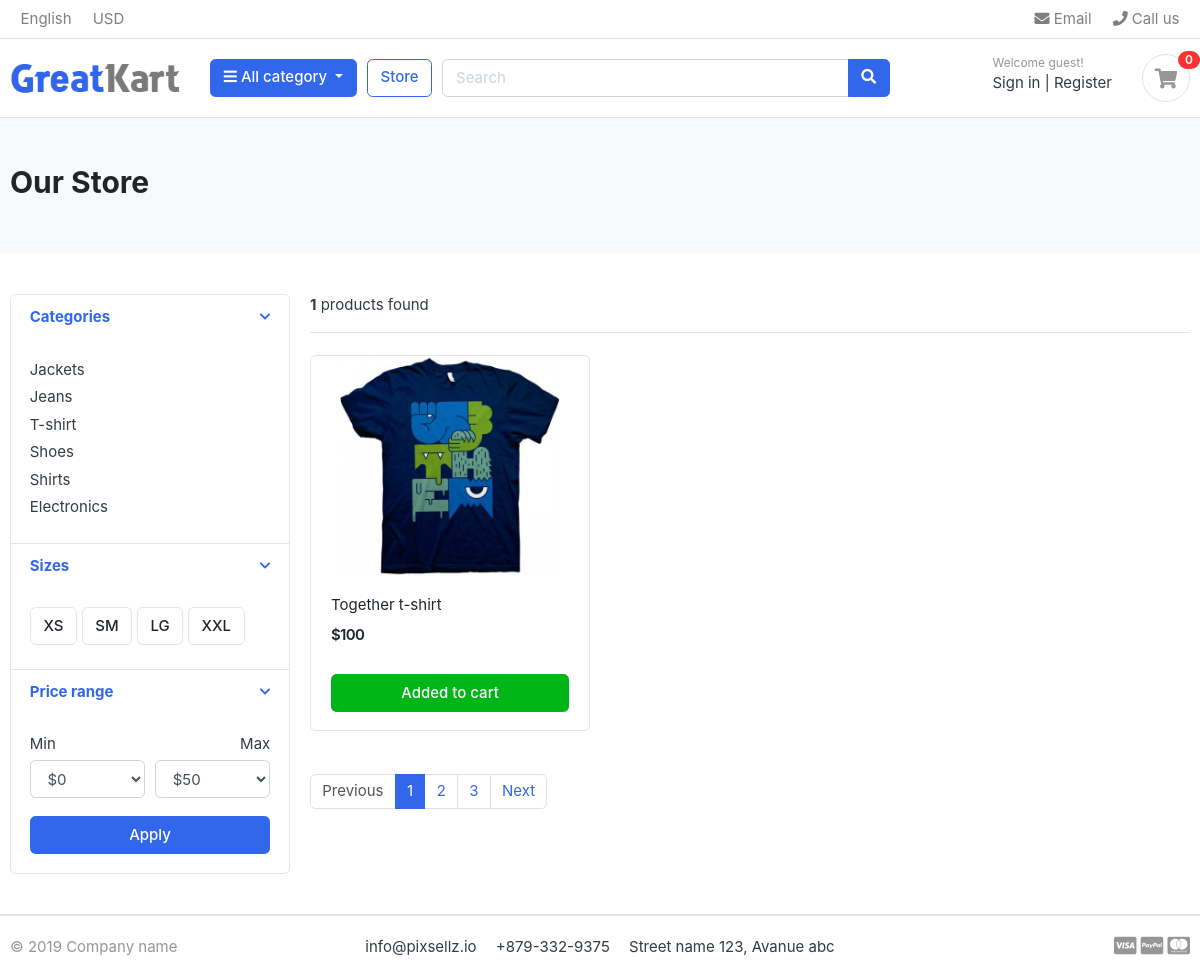
The page /store/t-shirt/ on the database its author committed.
### store/models.py (models this page shows, shortened)
class Category(models.Model):
    cat_name = models.CharField(
        verbose_name='category name', max_length=50, unique=True)
    slug = models.SlugField(max_length=100, unique=True)
    description = models.TextField(max_length=255)
    cat_image = models.ImageField(
        upload_to='photos/categories', verbose_name='Category Image', blank=True)
    class Meta:
        verbose_name = 'Category'
        verbose_name_plural = "Categories"

class Product(models.Model):
    product_name = models.CharField(max_length=200, unique=True, null=True)
    slug = models.SlugField(max_length=100, unique=True, null=True)
    description = models.TextField(max_length=500, blank=True, null=True)
    price = models.IntegerField(null=True)
    images = models.ImageField(upload_to='photos/products', null=True)
    stock = models.IntegerField(null=True)
    is_available = models.BooleanField(default=True)
    category = models.ForeignKey(Category, on_delete=models.CASCADE, null=True)
    created_date = models.DateTimeField(auto_now_add=True, null=True)
    modified_date = models.DateTimeField(auto_now=True, null=True)
    class Meta:
        verbose_name = 'Product'
        verbose_name_plural = "Products"

### store/views.py (the view)
# urls.py: path('store/', include('store.urls')),
def store(request, category_slug=None):
    categories = None
    products = None
    if category_slug != None:
        categories = get_object_or_404(Category, slug=category_slug)
        products = Product.objects.filter(
            category=categories, is_available=True)
        product_count = products.count()
    else:
        products = Product.objects.all().filter(is_available=True)
        product_count = products.count()
    context = {
        "products": products,
        "products_count": product_count
    }
    return render(request, 'store/store.html', context)

### store/context_processors.py (called while the page is built)
def category(request):
    links = Category.objects.all()
    return dict(category_links=links)

### store/templates/store/store.html (shortened to what this page needs)
{% extends 'store/base.html' %} {% block content %} {% load static %}
<section class="section-pagetop bg">
  <div class="container">
    <h2 class="title-page">Our Store</h2>
  </div>
</section>
<section class="section-content padding-y">
  <div class="container">
    <div class="row">
      <aside class="col-md-3">
        <div class="card">
          <article class="filter-group">
            <header class="card-header">
              <a
                href="#"
                data-toggle="collapse"
                data-target="#collapse_1"
                aria-expanded="true"
                class=""
              >
                <i class="icon-control fa fa-chevron-down"></i>
                <h6 class="title">Categories</h6>
              </a>
            </header>
            <div class="filter-content collapse show" id="collapse_1" style="">
              <div class="card-body">
                <ul class="list-menu">
                  {% for category in category_links %}
                  <li>
                    <a
                      href="{% url 'store:products_by_category' category.slug %}"
                      >{{category.cat_name}}</a
                    >
                  </li>
                  {% endfor %}
                </ul>
              </div>
            </div>
          </article>
          <article class="filter-group">
            <header class="card-header">
              <a
                href="#"
                data-toggle="collapse"
                data-target="#collapse_4"
                aria-expanded="true"
                class=""
              >
                <i class="icon-control fa fa-chevron-down"></i>
                <h6 class="title">Sizes</h6>
              </a>
            </header>
            <div class="filter-content collapse show" id="collapse_4" style="">
              <div class="card-body">
                <label class="checkbox-btn">
                  <span class="btn btn-light"> XS </span>
                </label>
                <label class="checkbox-btn">
                  <span class="btn btn-light"> SM </span>
                </label>
                <label class="checkbox-btn">
                  <span class="btn btn-light"> LG </span>
                </label>
                <label class="checkbox-btn">
                  <span class="btn btn-light"> XXL </span>
                </label>
              </div>
            </div>
          </article>
          <article class="filter-group">
            <header class="card-header">
              <a
                href="#"
                data-toggle="collapse"
                data-target="#collapse_3"
                aria-expanded="true"
                class=""
              >
                <i class="icon-control fa fa-chevron-down"></i>
                <h6 class="title">Price range</h6>
              </a>
            </header>
            <div class="filter-content collapse show" id="collapse_3" style="">
              <div class="card-body">
                <div class="form-row">
                  <div class="form-group col-md-6">
                    <label>Min</label>
                    <select class="mr-2 form-control">
                      <option value="0">$0</option>
                    </select>
                  </div>
                  <div class="form-group text-right col-md-6">
                    <label>Max</label>
                    <select class="mr-2 form-control">
                      <option value="50">$50</option>
                    </select>
                  </div>
                </div>
                <button class="btn btn-block btn-primary">Apply</button>
              </div>
            </div>
          </article>
        </div>
      </aside>
      <main class="col-md-9">
        <header class="border-bottom mb-4 pb-3">
          <div class="form-inline">
            <span class="mr-md-auto">
              <b>{{products_count}}</b> products found
            </span>
          </div>
        </header>
        <div class="row">
          {% for product in products %}
          <div class="col-md-4">
            <figure class="card card-product-grid">
              <div class="img-wrap">
                <img src="{{product.images.url}}" />
              </div>
              <figcaption class="info-wrap">
                <div class="fix-height">
                  <a href="" class="title">{{product.product_name}}</a>
                  <div class="price-wrap mt-2">
                    <span class="price">${{product.price}}</span>
                  </div>
                </div>
                <a href="#" class="btn btn-block btn-success">Added to cart </a>
              </figcaption>
            </figure>
          </div>
          {% endfor %}
        </div>
        <nav class="mt-4" aria-label="Page navigation sample">
          <ul class="pagination">
            <li class="page-item disabled">
              <a class="page-link" href="#">Previous</a>
            </li>
            <li class="page-item active">
              <a class="page-link" href="#">1</a>
            </li>
            <li class="page-item"><a class="page-link" href="#">2</a></li>
            <li class="page-item"><a class="page-link" href="#">3</a></li>
            <li class="page-item"><a class="page-link" href="#">Next</a></li>
          </ul>
        </nav>
      </main>
    </div>
  </div>
</section>
{% endblock %}

### store/static/store/css/ui.css (style rules this page uses)
html { font-family: "Inter", sans-serif; font-size: 15px; }
.img-wrap { text-align: center; display: block; }
.img-wrap img { max-width: 100%; }
.price-wrap { letter-spacing: -0.7px; }
.padding-y { padding-top: 40px; padding-bottom: 40px; }
figure { margin-bottom: 0; }
article:after, .form-group:after { display: block; clear: both; content: ""; }
.bg { background-color: #f8f9fa; }
.title-page { color: #212529; }
.btn-light { background-color: #fff; border-color: #e4e4e4; }
[class*=list-] li:after { visibility: hidden; display: block; content: ""; overflow: hidden; height: 0; clear: both; }
.list-menu { list-style: none; margin: 0; padding-left: 0; }
.list-menu li { margin-bottom: 5px; }
.list-menu a { color: #343a40; }
[class*=card-product] a.title { color: #212529; display: block; }
[class*=card-product] .img-wrap { overflow: hidden; position: relative; }
[class*=card-product] .img-wrap img { height: 100%; max-width: 100%; width: auto; display: inline-block; -o-object-fit: cover; object-fit: cover; }
.card-product-grid { margin-bottom: 20px; }
.card-product-grid .img-wrap { border-radius: 0.2rem 0.2rem 0 0; height: 220px; }
.card-product-grid .info-wrap { overflow: hidden; padding: 18px 20px; }
.card-product-grid .fix-height { height: 80px; overflow: hidden; }
.card .img-wrap { overflow: hidden; }
.price { font-weight: 600; color: #212529; }
.icon-control { margin-top: 5px; float: right; font-size: 80%; }
.card-header .title { margin-bottom: 0; line-height: 1.5; }
.filter-group { border-bottom: 1px solid #e4e4e4; }
.filter-group .card-header { border-bottom: 0; }
.filter-group:last-child { border-bottom: 0; }
.checkbox-btn { position: relative; }
.section-pagetop { padding: 45px 0; }

### rows shown on the page
Category: cat_name "Jackets"
Category: cat_name "Jeans"
Category: cat_name "T-shirt"
Category: cat_name "Shoes"
Category: cat_name "Shirts"
Category: cat_name "Electronics"
Product: images (picture), product_name "Together t-shirt", price "100"

### other values the page prints
{{ products_count }} "1"
